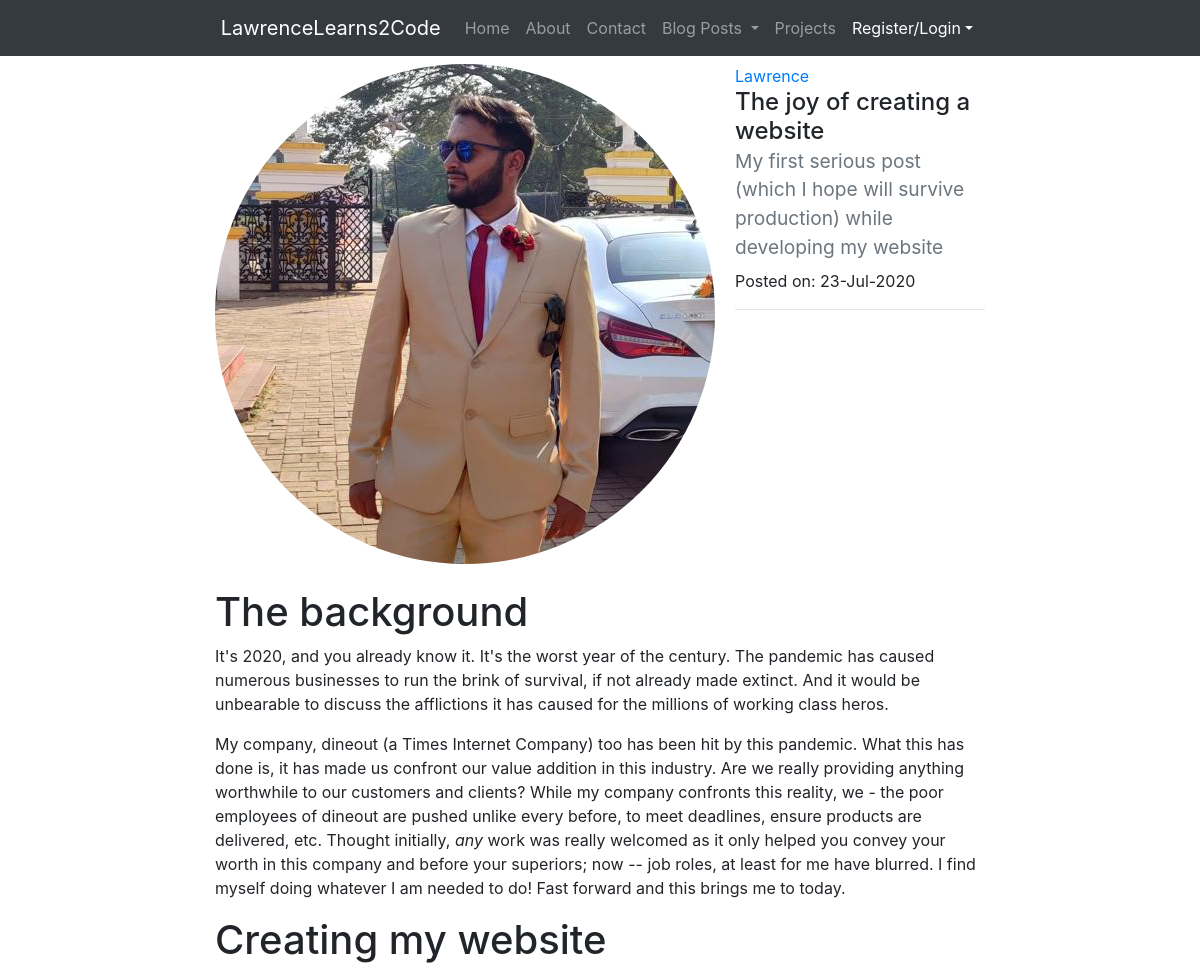
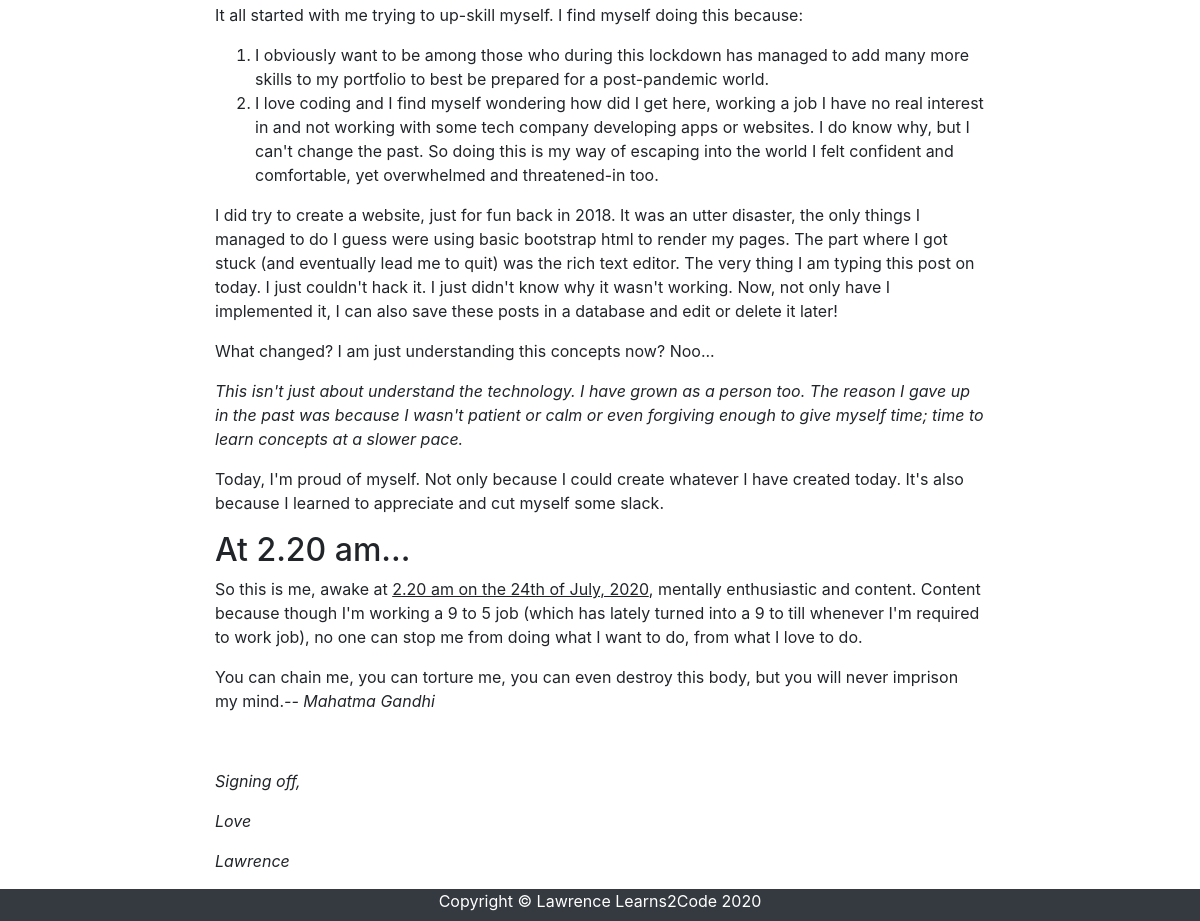
The app's page /read_post/?pid=4&uid=1 with its own data (2 pictures, top to bottom).
### lawrencelearns2code/models.py (models this page shows, shortened)
class User(db.Model, UserMixin):
    id = db.Column(db.Integer, primary_key=True)
    username = db.Column(db.String(20), unique=True, nullable=False)
    email = db.Column(db.String(120), unique=True, nullable=False)
    image_file = db.Column(db.String(20), nullable=False, default='default.jpg')
    password = db.Column(db.String(60), nullable=False)
    posts = db.relationship('Post', backref='author', lazy=True)

class Post(db.Model):
    id = db.Column(db.Integer, primary_key=True)
    title = db.Column(db.String(100), nullable=False)
    date_posted = db.Column(db.DateTime, nullable=False, default=datetime.utcnow)
    subtitle = db.Column(db.String(150), nullable=False)
    content = db.Column(db.Text, nullable=False)
    user_id = db.Column(db.Integer, db.ForeignKey('user.id'), nullable=False)

### lawrencelearns2code/routes.py (the view)
@app.route('/read_post/', methods=['GET'])
def read_post():
    pid = request.args.get('pid', None)
    uid = request.args.get('uid', None)
    title = request.args.get('title')
    post = Post.query.get_or_404(pid)
    user = User.query.get_or_404(uid)
    image_file = create_image_link(user.image_file)
    return render_template('read_post.html', post=post, user=user, image_file=image_file)

### lawrencelearns2code/routes.py (called while the page is built)
def create_image_link(fn, blog=0):
    if blog==1:
        return url_for('static',filename='images/blog-pictures/' + fn)
    elif blog==0:
        return url_for('static',filename='images/profile-pictures/' + fn)

### lawrencelearns2code/templates/read_post.html (shortened to what this page needs)
{% extends 'layout.html' %}
{% block content %}
    <div class="media my-2">
        <a href="{{url_for('account', user_id=post.user_id)}}">
            <img class="rounded-circle account-img" src="{{ url_for('static', filename='images/profile-pictures/' + post.author.image_file) }}">
        </a>
        <div class="media-body">
            <div class="m-0">
                <a href="{{url_for('account', user_id=post.user_id)}}" class="float-left">{{post.author.username}}</a>
            </div>
            <div class="m-0">
                <h4>
                    {{post.title}}</br>
                    <small class="text-muted">
                        {{post.subtitle}}
                    </small>
                </h4>
                <p class="mb-0">Posted on: {{post.date_posted.strftime('%d-%b-%Y')}}</p>
                <hr>
            </div>
        </div>
    </div>
    <div>
        {{post.content|safe}}
    </div>
{% endblock content %}

### lawrencelearns2code/static/css/blog-post.css (style rules this page uses)
body { padding-top: 56px; }
.account-img { height: auto; width: auto; margin-right: 20px; margin-bottom: 16px; }

### records on screen
User: image_file (picture), author.username "Lawrence"
Post: title "The joy of creating a website", subtitle "My first serious post (which I hope will survive production) while developing my website", date_posted "23-Jul-2020", content "The background It's 2020, and you already know it. It's the worst year of the century. The pandemic has caused numerous businesses to run the brink of survival, if not already made extinct. And it would be unbearable to discuss the afflictions it has caused for the millions of working class heros. My company, dineout (a Times Internet Company) too has been hit by this pandemic. What this has done is, it has made us confront our value addition in this industry. Are we really providing anything worthwhile to our customers and clients? While my company confronts this reality, we - the poor employees of dineout are pushed unlike every before, to meet deadlines, ensure products are delivered,…"
